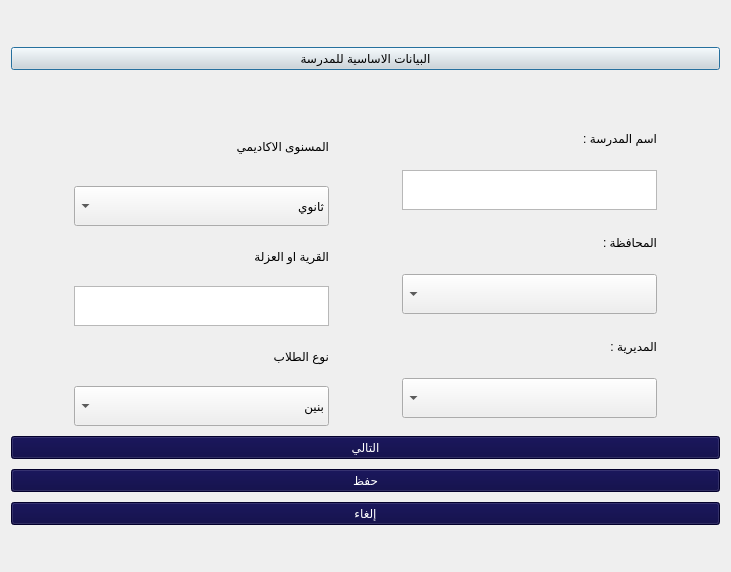
<?xml version="1.0" encoding="UTF-8"?>
<ui version="4.0">
 <class>dialog</class>
 <widget class="QDialog" name="dialog">
  <property name="windowModality">
   <enum>Qt::ApplicationModal</enum>
  </property>
  <property name="enabled">
   <bool>true</bool>
  </property>
  <property name="geometry">
   <rect>
    <x>0</x>
    <y>0</y>
    <width>731</width>
    <height>572</height>
   </rect>
  </property>
  <property name="windowTitle">
   <string>التهيئة</string>
  </property>
  <property name="windowIcon">
   <iconset>
    <normaloff>icons/kisspng-computer-icons-businessperson-clip-art-3d-character-icon-vector-material-5aaef05a746085.5997945215214142344767.jpg</normaloff>icons/kisspng-computer-icons-businessperson-clip-art-3d-character-icon-vector-material-5aaef05a746085.5997945215214142344767.jpg</iconset>
  </property>
  <property name="whatsThis">
   <string/>
  </property>
  <property name="layoutDirection">
   <enum>Qt::LeftToRight</enum>
  </property>
  <property name="autoFillBackground">
   <bool>true</bool>
  </property>
  <property name="modal">
   <bool>false</bool>
  </property>
  <layout class="QVBoxLayout" name="verticalLayout_3">
   <property name="spacing">
    <number>10</number>
   </property>
   <property name="sizeConstraint">
    <enum>QLayout::SetDefaultConstraint</enum>
   </property>
   <item>
    <widget class="QPushButton" name="labAddSchool">
     <property name="styleSheet">
      <string notr="true">background-color:rgb(223, 221, 220);
color:rgb(0, 0, 0);

font: 18pt &quot;Mohammad Annoktah&quot;;</string>
     </property>
     <property name="text">
      <string>البيانات الاساسية للمدرسة</string>
     </property>
    </widget>
   </item>
   <item>
    <layout class="QVBoxLayout" name="verticalLayout_4">
     <item>
      <layout class="QHBoxLayout" name="horizontalLayout">
       <property name="spacing">
        <number>10</number>
       </property>
       <item>
        <layout class="QVBoxLayout" name="verticalLayout_2">
         <item>
          <widget class="QLabel" name="label_4">
           <property name="maximumSize">
            <size>
             <width>255</width>
             <height>60</height>
            </size>
           </property>
           <property name="styleSheet">
            <string notr="true">font: 10pt &quot;Mohammad Annoktah&quot;;</string>
           </property>
           <property name="text">
            <string>المسنوى الاكاديمي</string>
           </property>
          </widget>
         </item>
         <item>
          <widget class="QComboBox" name="comboAcademicLevel">
           <property name="maximumSize">
            <size>
             <width>255</width>
             <height>40</height>
            </size>
           </property>
           <property name="layoutDirection">
            <enum>Qt::RightToLeft</enum>
           </property>
           <property name="styleSheet">
            <string notr="true">font: 10pt &quot;Mohammad Annoktah&quot;;</string>
           </property>
           <item>
            <property name="text">
             <string>ثانوي</string>
            </property>
           </item>
           <item>
            <property name="text">
             <string>إعدادي</string>
            </property>
           </item>
           <item>
            <property name="text">
             <string>إبتدائي</string>
            </property>
           </item>
           <item>
            <property name="text">
             <string>أساسي</string>
            </property>
           </item>
           <item>
            <property name="text">
             <string>شامل</string>
            </property>
           </item>
          </widget>
         </item>
         <item>
          <widget class="QLabel" name="label_3">
           <property name="maximumSize">
            <size>
             <width>255</width>
             <height>40</height>
            </size>
           </property>
           <property name="styleSheet">
            <string notr="true">font: 10pt &quot;Mohammad Annoktah&quot;;</string>
           </property>
           <property name="text">
            <string>القرية او العزلة</string>
           </property>
          </widget>
         </item>
         <item>
          <widget class="QTextEdit" name="txtVillage">
           <property name="maximumSize">
            <size>
             <width>255</width>
             <height>40</height>
            </size>
           </property>
           <property name="styleSheet">
            <string notr="true">font: 75 11pt &quot;MS Shell Dlg 2&quot;;</string>
           </property>
           <property name="inputMethodHints">
            <set>Qt::ImhPreferNumbers</set>
           </property>
          </widget>
         </item>
         <item>
          <widget class="QLabel" name="label_7">
           <property name="maximumSize">
            <size>
             <width>255</width>
             <height>40</height>
            </size>
           </property>
           <property name="styleSheet">
            <string notr="true">font: 10pt &quot;Mohammad Annoktah&quot;;</string>
           </property>
           <property name="text">
            <string>نوع الطلاب</string>
           </property>
          </widget>
         </item>
         <item>
          <widget class="QComboBox" name="comboGenderType">
           <property name="maximumSize">
            <size>
             <width>255</width>
             <height>40</height>
            </size>
           </property>
           <property name="layoutDirection">
            <enum>Qt::RightToLeft</enum>
           </property>
           <property name="styleSheet">
            <string notr="true">font: 10pt &quot;Mohammad Annoktah&quot;;</string>
           </property>
           <item>
            <property name="text">
             <string>بنين</string>
            </property>
           </item>
           <item>
            <property name="text">
             <string>بنات</string>
            </property>
           </item>
           <item>
            <property name="text">
             <string>مختلط</string>
            </property>
           </item>
          </widget>
         </item>
        </layout>
       </item>
       <item>
        <layout class="QVBoxLayout" name="verticalLayout" stretch="0,0,0,0,0,0">
         <item>
          <widget class="QLabel" name="label_5">
           <property name="maximumSize">
            <size>
             <width>255</width>
             <height>40</height>
            </size>
           </property>
           <property name="styleSheet">
            <string notr="true">font: 10pt &quot;Mohammad Annoktah&quot;;</string>
           </property>
           <property name="text">
            <string>اسم المدرسة :  </string>
           </property>
          </widget>
         </item>
         <item>
          <widget class="QTextEdit" name="txtSchoolName">
           <property name="maximumSize">
            <size>
             <width>255</width>
             <height>40</height>
            </size>
           </property>
           <property name="styleSheet">
            <string notr="true">font: 75 11pt &quot;MS Shell Dlg 2&quot;;</string>
           </property>
           <property name="inputMethodHints">
            <set>Qt::ImhDigitsOnly|Qt::ImhMultiLine|Qt::ImhPreferNumbers</set>
           </property>
          </widget>
         </item>
         <item>
          <widget class="QLabel" name="label_2">
           <property name="maximumSize">
            <size>
             <width>255</width>
             <height>40</height>
            </size>
           </property>
           <property name="styleSheet">
            <string notr="true">font: 10pt &quot;Mohammad Annoktah&quot;;</string>
           </property>
           <property name="text">
            <string>المحافظة : </string>
           </property>
          </widget>
         </item>
         <item>
          <widget class="QComboBox" name="comboCity">
           <property name="maximumSize">
            <size>
             <width>255</width>
             <height>40</height>
            </size>
           </property>
           <property name="layoutDirection">
            <enum>Qt::RightToLeft</enum>
           </property>
           <property name="styleSheet">
            <string notr="true">font: 10pt &quot;Mohammad Annoktah&quot;;</string>
           </property>
          </widget>
         </item>
         <item>
          <widget class="QLabel" name="label_6">
           <property name="maximumSize">
            <size>
             <width>255</width>
             <height>40</height>
            </size>
           </property>
           <property name="styleSheet">
            <string notr="true">font: 10pt &quot;Mohammad Annoktah&quot;;</string>
           </property>
           <property name="text">
            <string>المديرية : </string>
           </property>
          </widget>
         </item>
         <item>
          <widget class="QComboBox" name="combDirectorates">
           <property name="maximumSize">
            <size>
             <width>255</width>
             <height>40</height>
            </size>
           </property>
           <property name="layoutDirection">
            <enum>Qt::RightToLeft</enum>
           </property>
           <property name="styleSheet">
            <string notr="true">font: 10pt &quot;Mohammad Annoktah&quot;;</string>
           </property>
          </widget>
         </item>
        </layout>
       </item>
      </layout>
     </item>
     <item>
      <widget class="QPushButton" name="btnSaveSchool">
       <property name="styleSheet">
        <string notr="true">background-color:rgb(4, 0, 62);
color:rgb(255, 255, 255);
font: 15pt &quot;Mohammad Annoktah&quot;;</string>
       </property>
       <property name="text">
        <string>التالي</string>
       </property>
       <property name="icon">
        <iconset>
         <normaloff>icons/arrowLeft.png</normaloff>icons/arrowLeft.png</iconset>
       </property>
      </widget>
     </item>
     <item>
      <widget class="QPushButton" name="btnUpdateSchool">
       <property name="styleSheet">
        <string notr="true">background-color:rgb(4, 0, 62);
color:rgb(255, 255, 255);
font: 15pt &quot;Mohammad Annoktah&quot;;</string>
       </property>
       <property name="text">
        <string>حفظ</string>
       </property>
      </widget>
     </item>
     <item>
      <widget class="QPushButton" name="btnCancelSchool">
       <property name="styleSheet">
        <string notr="true">background-color:rgb(4, 0, 62);
color:rgb(255, 255, 255);
font: 15pt &quot;Mohammad Annoktah&quot;;</string>
       </property>
       <property name="text">
        <string>إلغاء</string>
       </property>
      </widget>
     </item>
    </layout>
   </item>
  </layout>
 </widget>
 <resources/>
 <connections/>
</ui>
